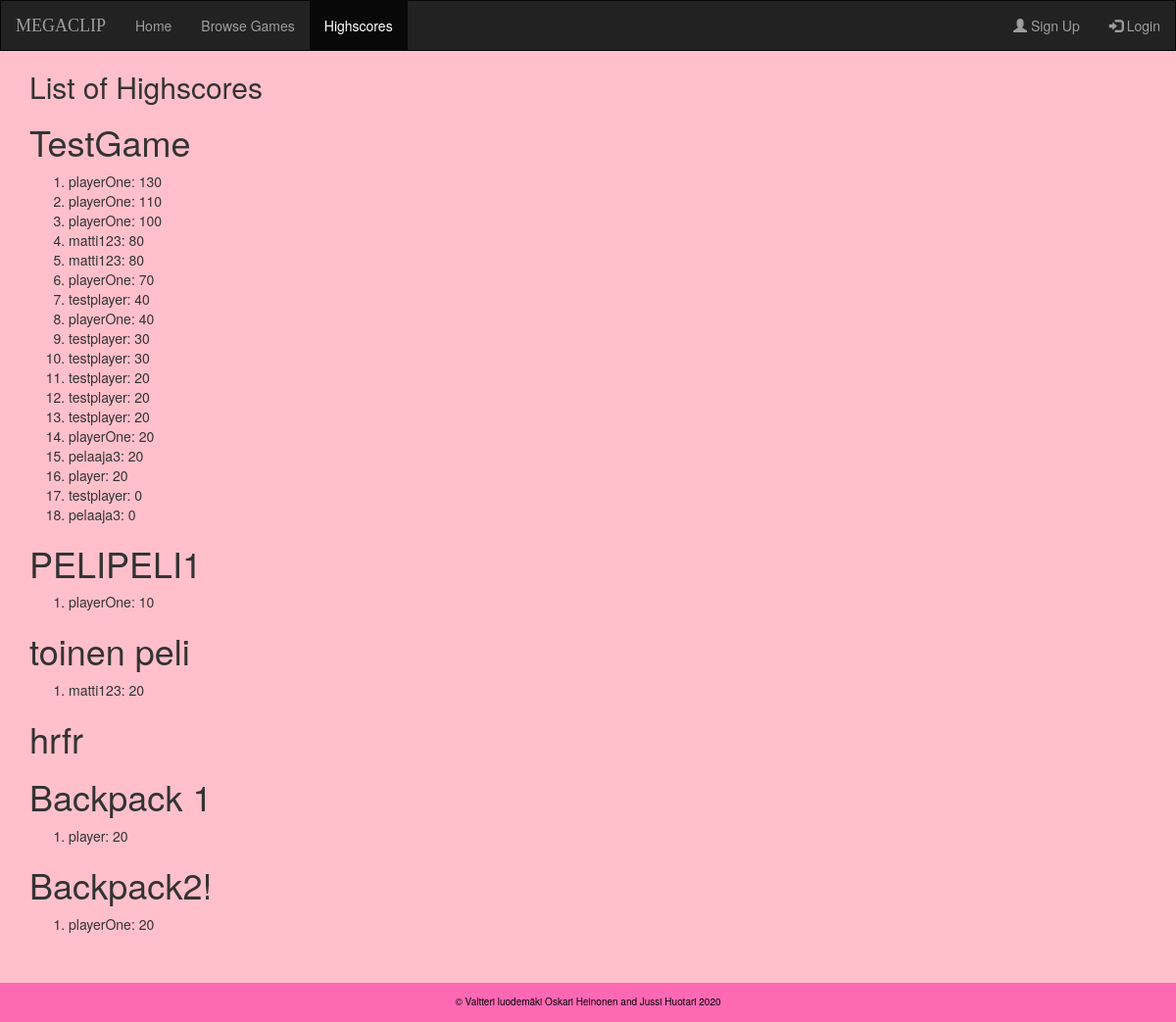
Before: /highscores/ with the older database file.
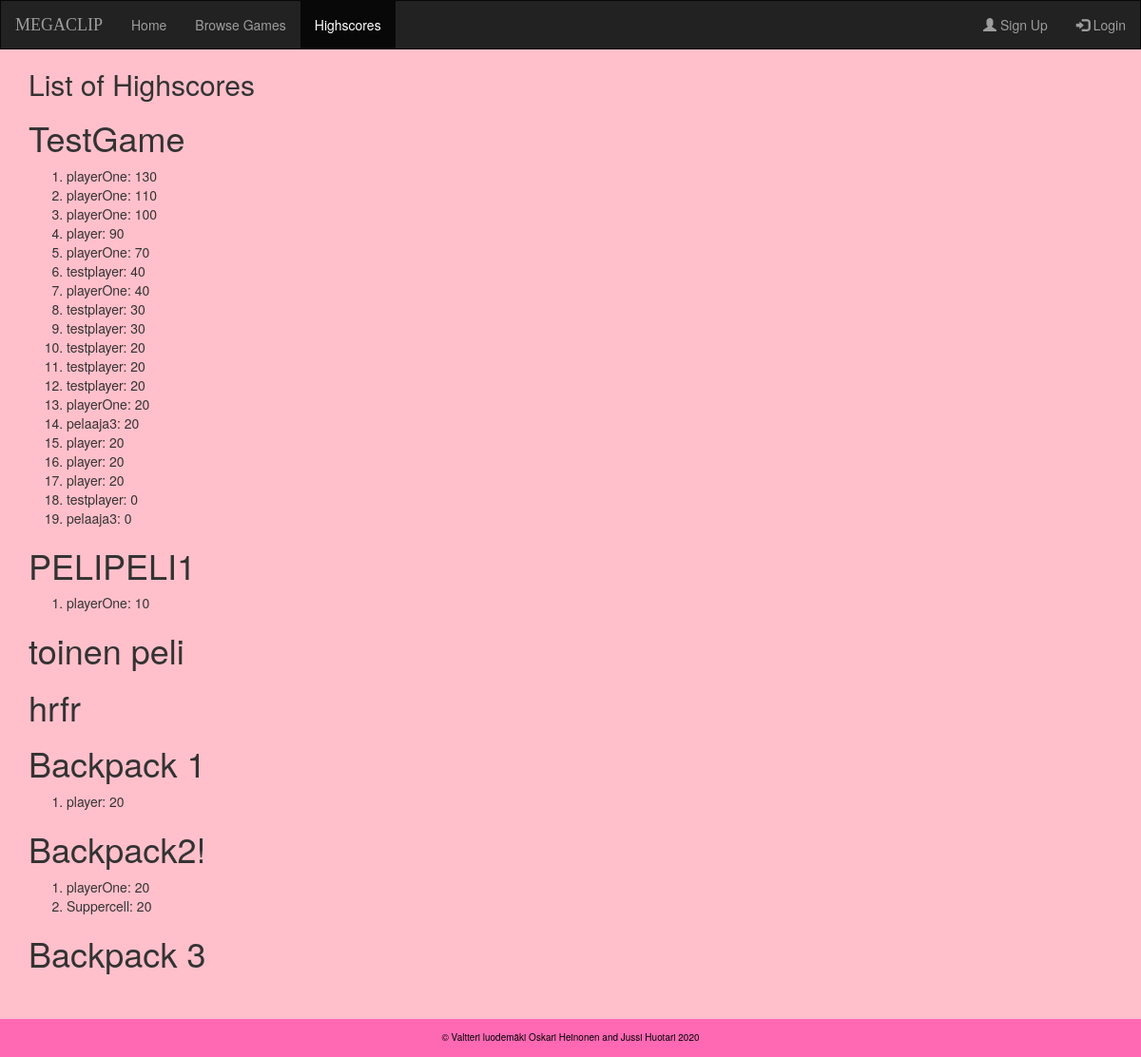
After: the same page with the newer database file.
### gamestore/models.py (models this page shows, shortened)
class Game(models.Model):
    name = models.CharField(max_length=255, primary_key=True, unique=True)
    url = models.URLField(max_length=255)
    price = models.DecimalField(max_digits=20, decimal_places=2)
    developer = models.ForeignKey('users.CustomUser', on_delete=models.CASCADE, null=True)

class Highscore(models.Model):
    id = models.AutoField(primary_key=True)
    game = models.ForeignKey(Game, on_delete=models.CASCADE)
    player = models.ForeignKey('users.CustomUser', on_delete=models.CASCADE)
    score = models.IntegerField()
    def __str__(self):
        return self.player.username + ": " + str(self.score)

### users/models.py (models this page shows, shortened)
class CustomUser(AbstractUser):
    usertype = models.CharField(max_length=10)
    games = models.ManyToManyField('gamestore.Game')
    test = models.CharField(max_length=10, choices=usertypes)

### gamestore/views.py (the view)
# urls.py: path('highscores/',HighscoreListView.as_view(),name='highscores' )
class HighscoreListView(ListView):
    model = Highscore
    template_name = 'gamestore/highscores.html'
    context_object_name = 'highscores'
    def get_context_data(self, **kwargs):
        context = super(HighscoreListView, self).get_context_data(**kwargs)
        context.update({
            'games': Game.objects.all(),
            'highscore_page' : 'active'
        })
        return context
    def get_queryset(self):
        return Highscore.objects.order_by('-score')

### gamestore/templates/gamestore/highscores.html (shortened to what this page needs)
{% extends 'base.html' %}
{% block content %}
  <h2>List of Highscores </h2>
  {% for game in games %}
    <h1>{{ game.name }}</h1>
    <ol>
      {% for score in highscores %}
        {% if score.game == game %}
          <li>
            {{ score }}
          </li>
        {% endif %}
      {% endfor %}
    </ol>
  {% endfor %}
{% endblock %}

### templates/base.html (shortened to what this page needs)
<!DOCTYPE html>
<html lang="en">
<head>
    {% load static %}
    <link rel="stylesheet" href="https://maxcdn.bootstrapcdn.com/bootstrap/3.4.1/css/bootstrap.min.css">
    <link rel="stylesheet" type="text/css" href="{% static 'gamestore/style.css' %}"/>
</head>
<body>
  <nav class="navbar navbar-inverse">
    <div class="container-fluid">
      <div class="navbar-header">
        <a class="navbar-brand" href="{% url 'home' %}">MEGACLIP</a>
      </div>
      <ul class="nav navbar-nav">
        <li class="nav-item {{ home_page }}"><a href="{% url 'home' %}">Home</a></li>
        <li class= "nav-item {{ browse_page }}"><a href="{% url 'browse_games'%}">Browse Games</a></li>
        <li class= "nav-item {{ highscore_page }}"><a href="{% url 'highscores' %}">Highscores</a></li>
      </ul>
      <ul class="nav navbar-nav navbar-right">
        {% if user.is_authenticated %}
          <li>
            <form action="{% url 'search' %}" method="get" id="navBarSearchForm">
              <div class="active-pink-3 active-pink-4 mb-4">
                <input type="text" class="form-control" id="id_q" name="q" placeholder="Search...">
              </div>
            </form>
          </li>
          <li><a href="{% url 'logout' %}"><span class="glyphicon glyphicon-log-out"></span> Logout</a></li>
        {% else %}
          <li class= "nav-item {{ signup_page }}"><a href="{% url 'signup' %}"><span class="glyphicon glyphicon-user"></span> Sign Up</a></li>
          <li><a href="{% url 'login' %}"><span class="glyphicon glyphicon-log-in"></span> Login</a></li>
        {% endif %}
      </ul>
    </div>
  </nav>
  <main>
    <div class="cont-1">
      {% block content %}
      {% endblock %}
    <div class="cont-1">
  </main>
  <footer class="footer">
    <div class="container">
    <p class="footer-text"> © Valtteri luodemäki Oskari Heinonen and Jussi Huotari 2020</p>
    </div>
  </footer>
</html>

### gamestore/static/gamestore/style.css (style rules this page uses)
body { background: pink ; }
.navbar { border-radius: 0; }
.navbar-brand { font-family: bold; }
.cont-1 { padding-left: 30px; padding-bottom: 40px; }
.footer { position: fixed; left: 0; bottom: 0; height: 40px; width: 100%; background-color: hotpink; color: black; text-align: center; }
.footer-text { font-size: 10px ; padding-top: 12px; padding-bottom: 10px text-align: center; }

Changed rows visible on the page:
changed Game "TestGame": gains Highscore (player+score "player: 20")
changed Highscore: player+score "matti123: 80" → "player: 90"
changed Highscore (number 16 of 23 on the later page): player+score "matti123: 80" → "player: 20"; moves down the list
changed Game "toinen peli": loses Highscore (player+score "matti123: 20")
added Highscore: player+score "Suppercell: 20", shown under Game "Backpack2!"
added Game: name "Backpack 3"
